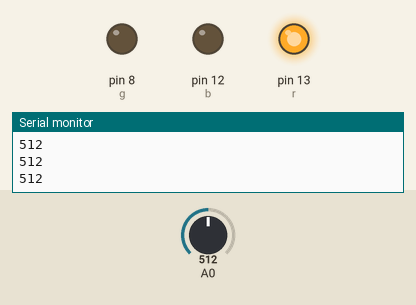
Simulated run of this sketch. Board: Arduino Uno, built with avr-gcc and run on an emulated ATmega328P. On the bench: output pins drawn as LEDs (lit = HIGH), the last lines printed to the serial monitor. The inputs (shaded band) are chosen by the test bench; at power-on: A0 = 512.

Above: at 1.2 s.
1.3 s: A0 set to 316
2.8 s: A0 set to 288
At 3.4 s:
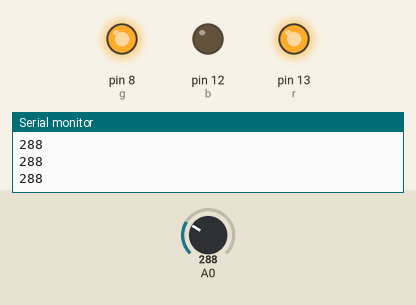
4.3 s: A0 set to 166
5.8 s: A0 set to 143
At 6.9 s:
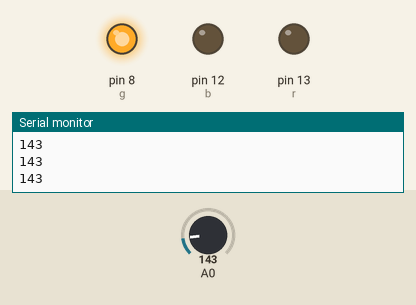
7.3 s: A0 set to 160
At 7.9 s:
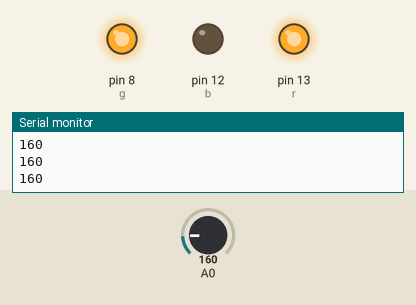
8.8 s: A0 set to 140
At 9.2 s:
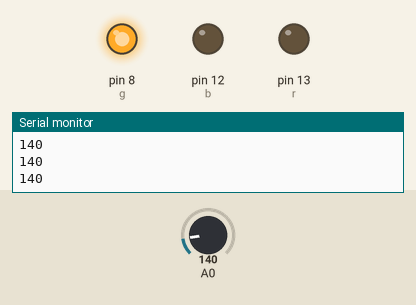
Timing chart, 0 to 11.3 s (numbered marks = the images above; inputs shaded):
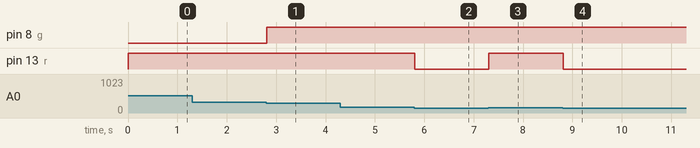

Measured:
- the behaviour switches between 301 and 300 on A0 (found by bisection; images 0 and 1)
- the behaviour switches between 150 and 149 on A0 (found by bisection; images 1 and 2)
- after the input at 2.8 s, pin 8 (g): LOW → HIGH at once
- after the input at 5.8 s, pin 13 (r): HIGH → LOW at once
- after the input at 7.3 s, pin 13 (r): LOW → HIGH at once
- after the input at 8.8 s, pin 13 (r): HIGH → LOW at once

The sketch:

forcesensor.ino
```cpp
// C++ code
//force sensor
int r=13,b=12,g=8;
void setup()
{
 Serial.begin(9600);
 pinMode(r,OUTPUT);
 pinMode(b,OUTPUT);
 pinMode(g,OUTPUT);
}

void loop()
{
  int force=analogRead(A0);
  Serial.println(force);
  if (force>300){
   red();
 }
  if (force>=150 && force<=300){
      yellow();

 }
  if(force<150) {

    green();
 }
}


void red() {

  digitalWrite(r,HIGH);
  digitalWrite(b,LOW);
  digitalWrite(g,LOW);
}
void yellow() {

    digitalWrite(r,HIGH);
    digitalWrite(b,LOW);
    digitalWrite(g,HIGH);


}

void green() {

    digitalWrite(r,LOW);
    digitalWrite(b,LOW);
    digitalWrite(g,HIGH);

}
```
